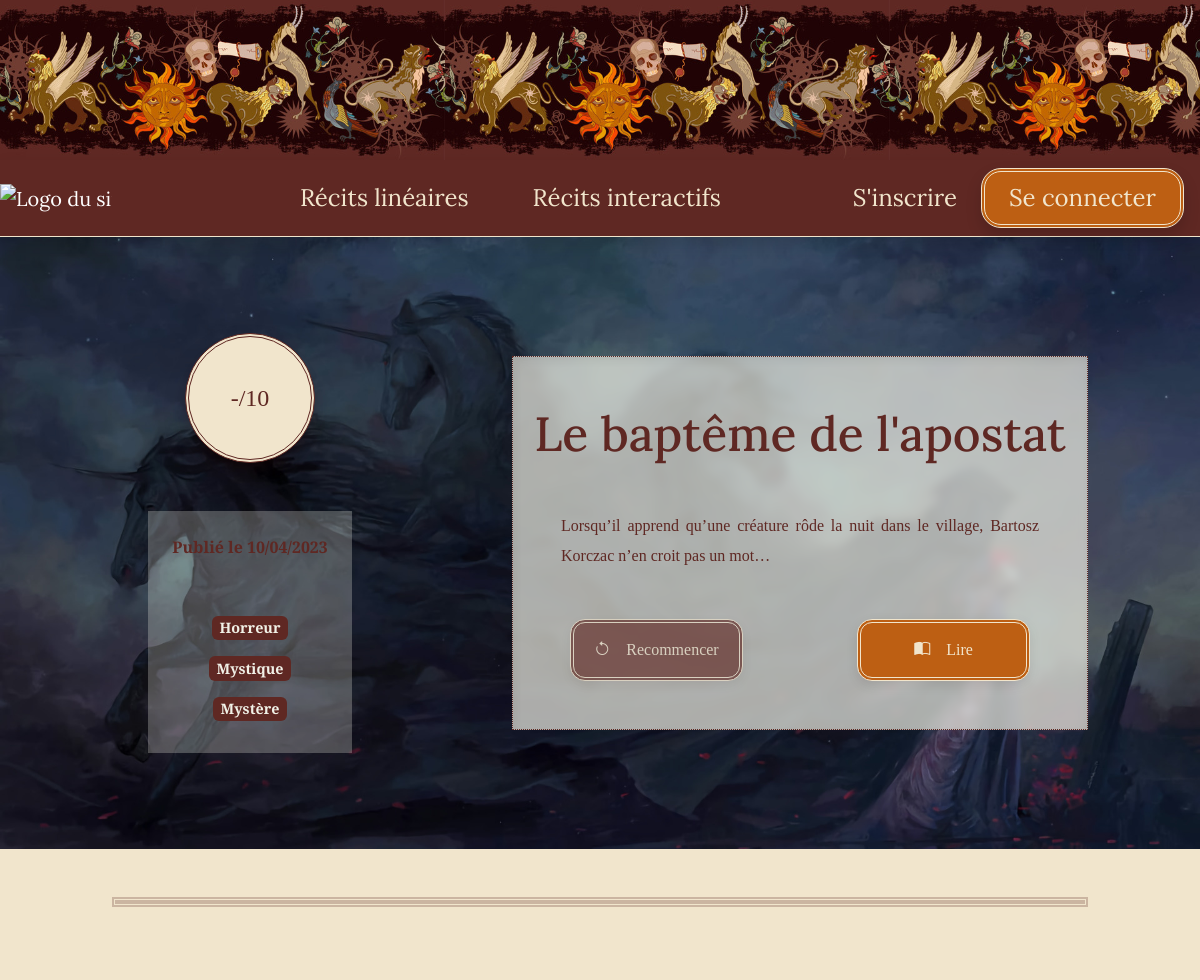
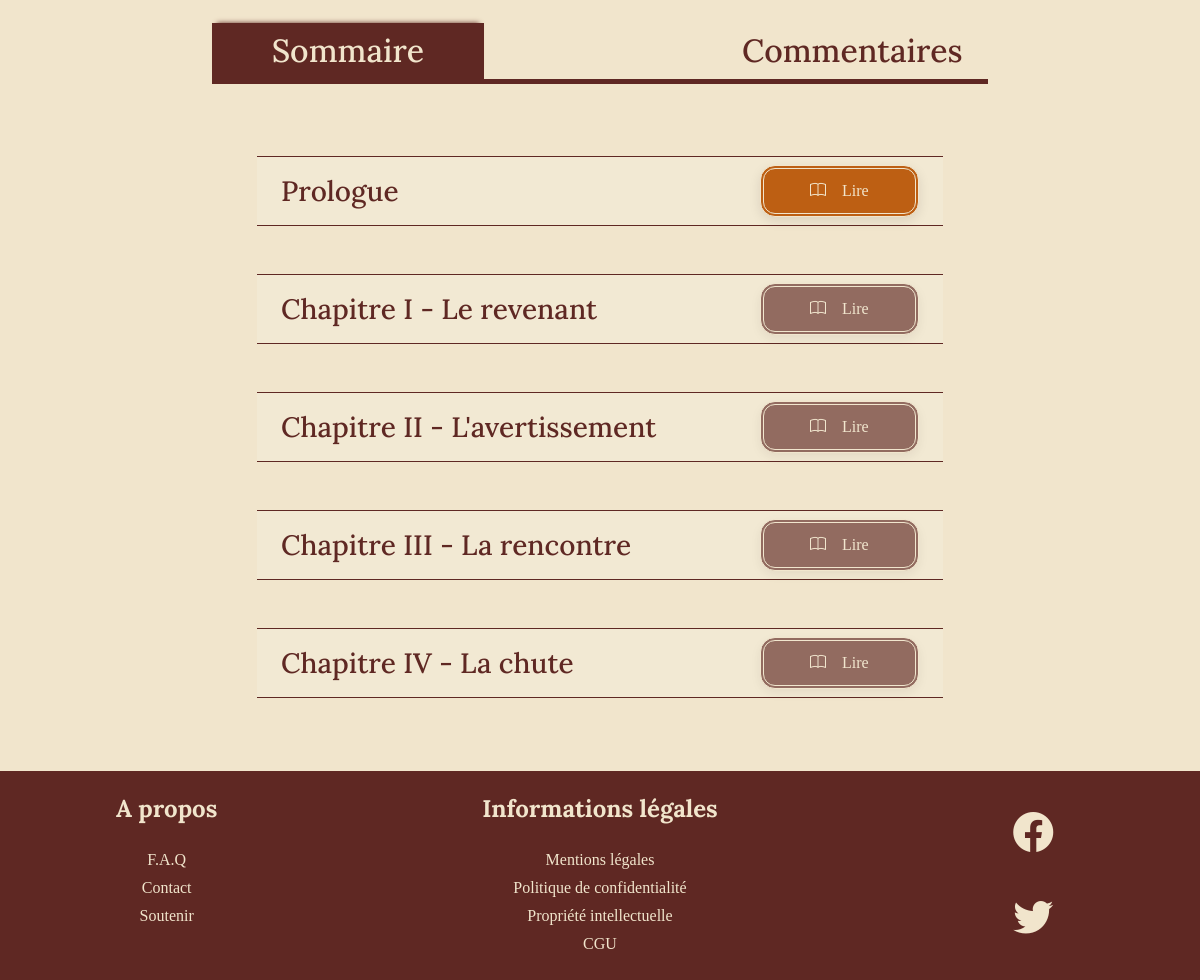
The page /controllers/summary_controller.php?story=1 on the database its author committed (2 pictures, top to bottom).
### tables this page shows
CREATE TABLE `stories`(
   `id_stories` INT AUTO_INCREMENT,
   `title` VARCHAR(150) NOT NULL,
   `author` VARCHAR(70) NOT NULL DEFAULT 'Xénophée',
   `type` TINYINT NOT NULL,
   `synopsis` VARCHAR(1500) NOT NULL,
   `registered_at` DATETIME NOT NULL DEFAULT CURRENT_TIMESTAMP,
   `published_at` DATETIME,
   `updated_at` DATETIME,
   `deleted_at` DATETIME,
   PRIMARY KEY(`id_stories`)
);

CREATE TABLE `chapters`(
   `id_chapters` INT AUTO_INCREMENT,
   `title` VARCHAR(150)  NOT NULL,
   `index` TINYINT NOT NULL,
   `summary` TEXT,
   `registered_at` DATETIME NOT NULL DEFAULT CURRENT_TIMESTAMP,
   `published_at` DATETIME,
   `updated_at` DATETIME,
   `deleted_at` DATETIME,
   `id_stories` INT NOT NULL,
   PRIMARY KEY(`id_chapters`),
   CONSTRAINT `fk_chapters` FOREIGN KEY(`id_stories`) REFERENCES `stories`(`id_stories`) ON DELETE CASCADE
);

### controllers/summary_controller.php (called while the page is built, shortened)
<?php
require_once(__DIR__ . '/../models/Story.php');
require_once(__DIR__ . '/../models/Chapter.php');
require_once(__DIR__ . '/../models/Section.php');
require_once(__DIR__ . '/../models/Comment.php');
try {
    $id = intval(filter_input(INPUT_GET, 'story', FILTER_SANITIZE_NUMBER_INT));
    $story = Story::get($id);
    $date = (!is_null($story->published_at)) ? 'Publié le ' . date('d/m/Y', strtotime($story->published_at)) : 'Enregistré le ' . date('d/m/Y', strtotime($story->registered_at));
    $chapters = Chapter::getAll($id);
    if (!empty($chapters)) {
        $firstChapter = $chapters[0];
    if (!is_null($firstChapter)) {
        $firstSection = Section::getFirstSection($firstChapter->id_chapters);
    }
    }
    $note = (is_null($story->note)) ? '-' : $story->note;
    if (isset($user)) {
        $save = Save::get($user->id_users, $id);
    } else {
        $save = false;
    }
} catch (\Throwable $th) {
    include_once(__DIR__ . '/../views/templates/header.php');
    include_once(__DIR__ . '/../views/error.php');
    include_once(__DIR__ . '/../views/templates/footer.php');
    die;
}
include_once(__DIR__ . '/../views/templates/header.php');
include(__DIR__ . '/../views/stories/summary.php');
include_once(__DIR__ . '/../views/templates/footer.php');

### models/Chapter.php (called while the page is built, shortened)
<?php
class Chapter
{
    public static function getAll(int $id): array
    {
        $pdo = Database::getInstance();
        $sql = 'SELECT `chapters`.*
        FROM `chapters`
        WHERE `chapters`.`id_stories` = :id
        ORDER BY `chapters`.`index`;';
        $sth = $pdo->prepare($sql);
        $sth->bindValue(':id', $id, PDO::PARAM_INT);
        if ($sth->execute()) {
            return ($sth->fetchAll());
        } else {
            return [];
        }
    }
    public static function countSections(int $idStory, int $idChapter): object
    {
        $pdo = Database::getInstance();
        $sql = 'SELECT COUNT(`chapters_sections`.`id_sections`) AS `sections_number`
        FROM `chapters`
        JOIN `chapters_sections` ON `chapters`.`id_chapters` = `chapters_sections`.`id_chapters`
        WHERE `chapters`.`id_stories` = :id_stories AND `chapters`.`id_chapters` = :id_chapters
        GROUP BY `chapters`.`id_chapters`;';
        $sth = $pdo->prepare($sql);
        $sth->bindValue(':id_stories', $idStory, PDO::PARAM_INT);
        $sth->bindValue(':id_chapters', $idChapter, PDO::PARAM_INT);
        if ($sth->execute()) {
            return ($sth->fetch());
        }
    }
}

### models/Story.php (called while the page is built, shortened)
<?php
class Story
{
    public static function get(int $id): object|bool
    {
        $pdo = Database::getInstance();
        $sql = 'SELECT `stories`.*, AVG(`note`) AS `note`, GROUP_CONCAT(`categories`.`id_categories` SEPARATOR \', \') AS `id_categories`, GROUP_CONCAT(`categories`.`name` SEPARATOR \', \') AS `categories` FROM `stories`
        LEFT JOIN `stories_categories` ON `stories`.`id_stories` = `stories_categories`.`id_stories`
        LEFT JOIN `categories` ON `stories_categories`.`id_categories` = `categories`.`id_categories`
        LEFT JOIN `notes` ON `notes`.`id_stories` = `stories`.`id_stories`
        WHERE `stories`.`id_stories` = :id;';
        $sth = $pdo->prepare($sql);
        $sth->bindValue(':id', $id, PDO::PARAM_INT);
        if ($sth->execute()) {
            return ($sth->fetch());
        }
    }
}

### models/Section.php (called while the page is built, shortened)
<?php
class Section
{
    public static function getFirstSection($id)
    {
        $pdo = Database::getInstance();
        $sql = 'SELECT `sections`.`id_sections`
        FROM `sections`
        JOIN `chapters_sections` ON `chapters_sections`.`id_sections` = `sections`.`id_sections`
        WHERE `id_chapters` = :id
        ORDER BY `sections`.`id_sections` ASC';
        $sth = $pdo->prepare($sql);
        $sth->bindValue(':id', $id, PDO::PARAM_INT);
        if ($sth->execute()) {
            return ($sth->fetch());
        }
    }
}

### views/stories/summary.php (the view, shortened to what this page needs)
<main>
    <div class="container-fluid">
        <section id="informations" class="d-flex justify-content-center" style="background-image: url('../public/uploads/stories/<?= $id ?>.jpg')">
            <div class="row justify-content-evenly w-100 py-5">
                <div class="col-12 col-lg-10 col-xl-3 d-flex flex-column justify-content-center align-items-center coverSection order-2 order-lg-1 py-5 px-5">
                    <div class="d-flex justify-content-center coverCard mb-5">
                        <div class="d-flex justify-content-center align-items-center note"><?= $note ?>/10</div>
                    </div>
                    <div class="littleInfo px-4">
                        <div class="ref text-center py-4 mb-4"><span><?= $date ?></span></div>
                        <div class="d-flex justify-content-center flex-wrap pb-4">
                            <?php
                            $categories = explode(',', $story->categories);
                            foreach ($categories as $category) { ?>
                                <span class="badge categoryInfo my-2 mx-2"><?= $category ?></span> <?php } ?>
                        </div>
                    </div>
                </div>
                <div class="col-12 col-lg-10 col-xl-6 d-flex flex-column justify-content-around order-1 order-lg-2 my-5">
                    <div class="infoDiv align-items-center py-5">
                        <div class="text-center mt-5 mt-xl-0 mb-5">
                            <h1><?= $story->title ?></h1>
                        </div>
                        <div class="mx-3 mx-lg-5">
                            <p><?= $story->synopsis ?></p>
                        </div>
                        <div class="d-flex flex-column flex-md-row justify-content-around align-items-center mt-4 mt-xl-5">
                            <?php if (!$save && isset($firstChapter)) { ?>
                                <a href="" class="btn disabled" id="restart"><i class="bi bi-arrow-counterclockwise me-3"></i>Recommencer</a>
                                <a href="../../controllers/section_controller.php?section=<?= $firstSection->id_sections ?>" class="btn mt-4 mt-md-0" id="read"><i class="bi bi-book-half me-3"></i>Lire</a>
                            <?php } else if ($save) { ?>
                                <a href="../../controllers/delete_user_controller.php?id=<?= $save->id_stories ?>&delete=4" class="btn" id="restart"><i class="bi bi-arrow-counterclockwise me-3"></i>Recommencer</a>
                                <a href="../../controllers/section_controller.php?section=<?= $save->id_sections ?>" class="btn mt-4 mt-md-0" id="read"><i class="bi bi-book-half me-3"></i>Continuer</a>
                            <?php } else { ?>
                                <p><span>Il n'y a rien à lire pour le moment</span></p>
                            <?php } ?>
                        </div>
                    </div>
                </div>
            </div>
        </section>
        <div class="row justify-content-center">
            <div class="col-10">
                <hr class="my-5">
            </div>
        </div>
        <section class="mb-5">
            <div class="row justify-content-center">
                <div class="col-12 col-lg-11 col-xl-8">
                    <div class="d-flex flex-column flex-md-row justify-content-between summaryNav my-md-5">
                        <h2 class="text-center navStory d-flex justify-content-center align-items-center active">
                            Sommaire</h2>
                        <h2 class="text-center navStory d-flex justify-content-center align-items-center">
                            Commentaires</h2>
                    </div>
                </div>
            </div>
            <div class="row" id="summary">
                <div class="col d-flex flex-column justify-content-center">
                    <?php foreach ($chapters as $chapter) { ?>
                        <article>
                            <div class="row justify-content-center my-4">
                                <div class="col-12 col-md-11 col-lg-10 col-xl-7 progressionSection d-flex flex-column flex-md-row justify-content-between align-items-center py-2 px-4">
                                    <h3><?= $chapter->title ?></h3>
                                    <?php $countSections = Chapter::countSections($id, $chapter->id_chapters);
                                    if (!$save) {
                                        $isDisabled = ($chapter->id_chapters > $chapters[0]->id_chapters) ? 'disabled' : '';
                                    } else {
                                        $isDisabled = ($chapter->id_chapters > $save->id_chapters) ? 'disabled' : '';
                                    }
                                    if ($countSections->sections_number > 1) { ?>
                                    <a href="../../controllers/chapter_controller.php?chapter=<?= $chapter->id_chapters ?>&story=<?= $id ?>" class="btn btnReading <?= $isDisabled ?> mt-3 mt-md-0"><i class="bi bi-book me-3"></i>Lire</a>
                                    <?php } else {
                                        $firstSection = Section::getFirstSection($chapter->id_chapters); ?>
                                        <a href="../../controllers/section_controller.php?section=<?= $firstSection->id_sections ?>" class="btn btnReading <?= $isDisabled ?> mt-3 mt-md-0"><i class="bi bi-book me-3"></i>Lire</a>
                                    <?php } ?>
                                </div>
                            </div>
                        </article> <?php } ?>
                </div>
            </div>
        </section>
    </div>
</main>

### rows shown on the page
stories: published_at "Publié le 10/04/2023", title "Le baptême de l'apostat", synopsis "Lorsqu’il apprend qu’une créature rôde la nuit dans le village, Bartosz Korczac n’en croit pas un mot…"
chapters: title "Prologue"
chapters: title "Chapitre I - Le revenant"
chapters: title "Chapitre II - L'avertissement"
chapters: title "Chapitre III - La rencontre"
chapters: title "Chapitre IV - La chute"

### other values the page prints
$note "-"
$category "Horreur"
$category "Mystique"
$category "Mystère"
